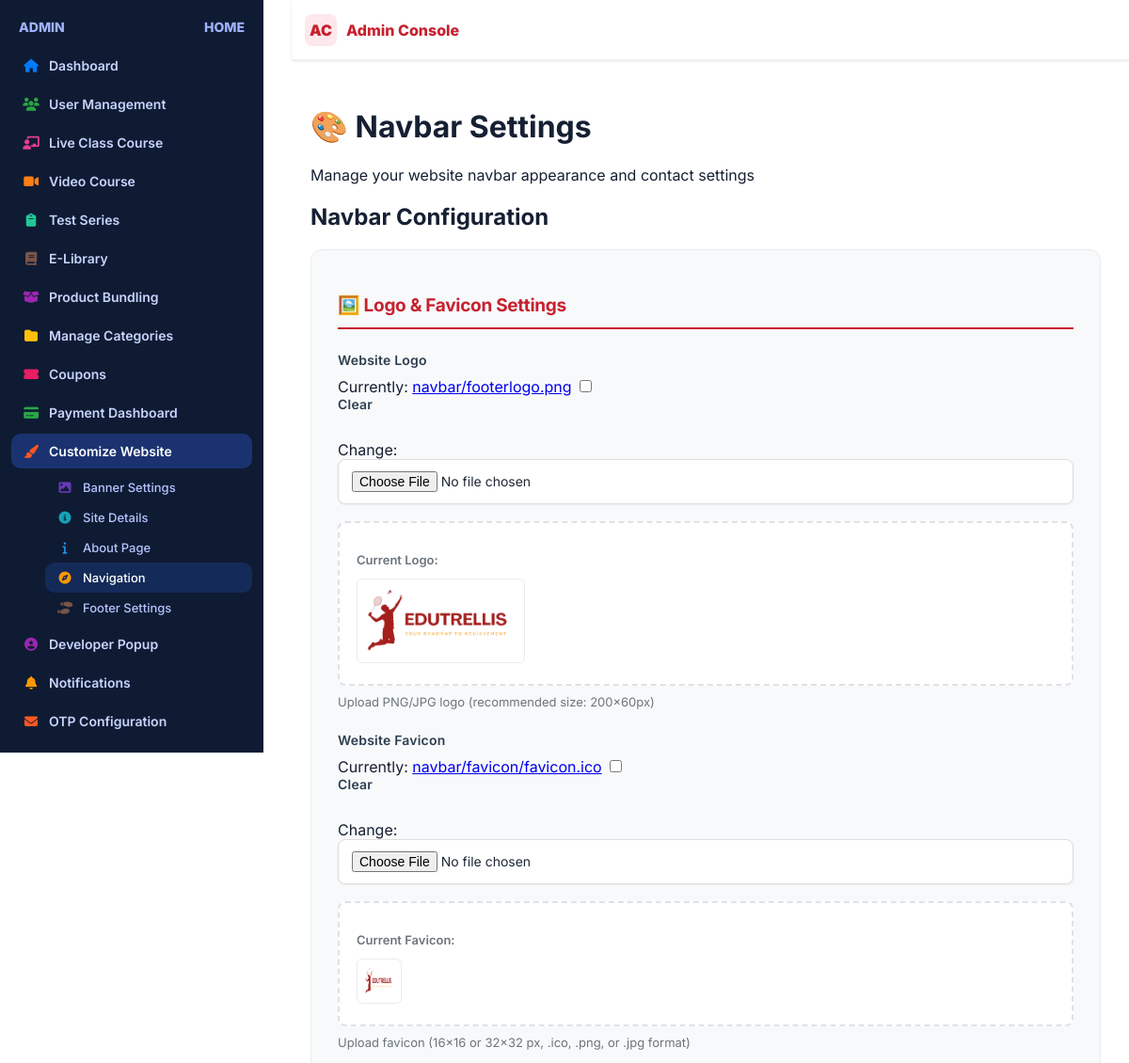
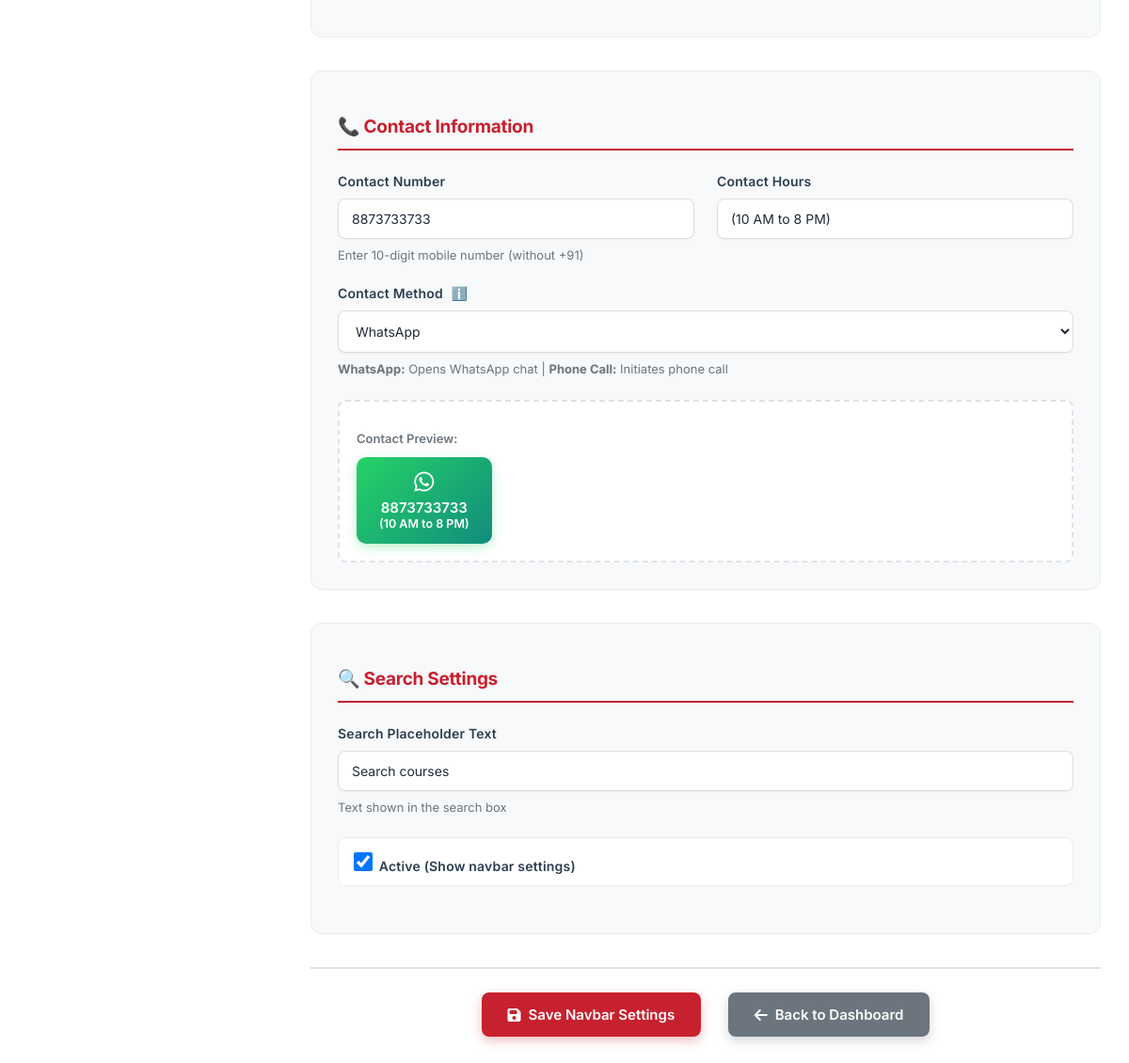
Screenshot of /navbar-settings/ (signed in) with the database file from the repository (2 pictures, top to bottom).
### adminpanel/models.py (models this page shows, shortened)
class NavbarSettings(models.Model):
    CONTACT_TYPE_CHOICES = [
        ('whatsapp', 'WhatsApp'),
        ('call', 'Phone Call'),
    ]
    logo = models.ImageField(upload_to='navbar/', blank=True, null=True, help_text="Website logo")
    favicon = models.ImageField(upload_to='navbar/favicon/', blank=True, null=True, help_text="Website favicon (16x16 or 32x32 px)")
    contact_number = models.CharField(max_length=20, default="7905817391", help_text="Contact phone number")
    contact_hours = models.CharField(max_length=50, default="(10 AM to 7 PM)", help_text="Contact hours")
    contact_type = models.CharField(max_length=10, choices=CONTACT_TYPE_CHOICES, default='whatsapp', help_text="Contact method type")
    search_placeholder = models.CharField(max_length=100, default="Search courses", help_text="Search box placeholder text")
    is_active = models.BooleanField(default=True)
    updated_at = models.DateTimeField(auto_now=True)
    class Meta:
        verbose_name = "Navbar Settings"
        verbose_name_plural = "Navbar Settings"
    def get_contact_url(self):
        clean_number = ''.join(filter(str.isdigit, self.contact_number))
        if self.contact_type == 'whatsapp':
            return f"https://wa.me/91{clean_number}?text=Hello%2C%20I%20would%20like%20to%20know%20more%20about%20your%20courses"
        else:
            return f"tel:+91{clean_number}"
    def get_contact_icon(self):
        return 'fab fa-whatsapp' if self.contact_type == 'whatsapp' else 'fa fa-phone'

### adminpanel/views.py (the view)
# urls.py: path('navbar-settings/', views.navbar_settings_edit, name='navbar_settings_edit'),
@login_required
def navbar_settings_edit(request):
    navbar_settings, _ = NavbarSettings.objects.get_or_create(
        defaults={'contact_number': '7905817391', 'contact_hours': '(10 AM to 7 PM)', 'search_placeholder': 'Search courses'}
    )
    if request.method == 'POST':
        form = NavbarSettingsForm(request.POST, request.FILES, instance=navbar_settings)
        if form.is_valid():
            form.save()
            messages.success(request, 'Navbar settings updated successfully!')
            return redirect('navbar_settings_edit')
    else:
        form = NavbarSettingsForm(instance=navbar_settings)
    context = {'form': form, 'navbar_settings': navbar_settings}
    return render(request, 'navbar_settings_form.html', context)

### adminpanel/context_processors.py (called while the page is built)
def navbar_settings(request):
    try:
        settings = NavbarSettings.objects.filter(is_active=True).first()
        if not settings:
            settings = NavbarSettings.objects.create()
        return {'navbar_settings': settings}
    except Exception as e:
        print(f"Error in navbar_settings context processor: {e}")
        return {'navbar_settings': None}

def footer_settings(request):
    try:
        settings = FooterSettings.objects.filter(is_active=True).first()
        footer_links = FooterLink.objects.filter(is_active=True)
        footer_legal_links = FooterLegalLink.objects.filter(is_active=True)
        if not settings:
            settings = FooterSettings.objects.create()
        return {
            'footer_settings': settings,
            'footer_links': footer_links,
            'footer_legal_links': footer_legal_links,
        }
    except Exception as e:
        print(f"Error in footer_settings context processor: {e}")
        return {
            'footer_settings': None,
            'footer_links': [],
            'footer_legal_links': [],
        }

### base/templatetags/navbar_tags.py (called while the page is built)
@register.simple_tag
def get_favicon_url():
    try:
        settings = NavbarSettings.objects.first()
        if settings and settings.favicon:
            return settings.favicon.url
        return None
    except:
        return None

### video_courses/context_processors.py (called while the page is built)
def categories_context(request):
    categories = Category.objects.all()
    return {
        'navbar_categories': categories
    }

### adminpanel/templates/navbar_settings_form.html (shortened to what this page needs)
{% extends 'admin_dashboard.html' %}
{% block content %}
<div class="ad-main-content">
    <div class="ad-page-header">
        <h1>🎨 Navbar Settings</h1>
        <p>Manage your website navbar appearance and contact settings</p>
    </div>
    <div class="ad-card">
        <div class="ad-card-header">
            <h2>Navbar Configuration</h2>
        </div>
        <div class="ad-card-body">
            <form method="post" enctype="multipart/form-data" class="ad-form">
                <div class="form-section">
                    <h3>🖼️ Logo & Favicon Settings</h3>
                    <div class="form-group">
                        <label for="{{ form.logo.id_for_label }}">Website Logo</label>
                        {{ form.logo }}
                        {% if navbar_settings and navbar_settings.logo %}
                            <div class="current-logo">
                                <p class="preview-label">Current Logo:</p>
                                <img src="{{ navbar_settings.logo.url }}" alt="Current logo" class="logo-preview">
                            </div>
                        {% endif %}
                        <small class="form-help">{{ form.logo.help_text }}</small>
                    </div>
                    <div class="form-group">
                        <label for="{{ form.favicon.id_for_label }}">Website Favicon</label>
                        {{ form.favicon }}
                        {% if navbar_settings and navbar_settings.favicon %}
                            <div class="current-logo">
                                <p class="preview-label">Current Favicon:</p>
                                <img src="{{ navbar_settings.favicon.url }}" alt="Current favicon" class="favicon-preview">
                            </div>
                        {% endif %}
                        <small class="form-help">{{ form.favicon.help_text }}</small>
                    </div>
                </div>
                <div class="form-section">
                    <h3>📞 Contact Information</h3>
                    <div class="form-row">
                        <div class="form-group">
                            <label for="{{ form.contact_number.id_for_label }}">Contact Number</label>
                            {{ form.contact_number }}
                            <small class="form-help">{{ form.contact_number.help_text }}</small>
                        </div>
                        <div class="form-group">
                            <label for="{{ form.contact_hours.id_for_label }}">Contact Hours</label>
                            {{ form.contact_hours }}
                        </div>
                    </div>
                    <div class="form-group">
                        <label for="{{ form.contact_type.id_for_label }}">
                            Contact Method
                            <span class="info-badge" title="Choose how users will contact you">ℹ️</span>
                        </label>
                        {{ form.contact_type }}
                        <small class="form-help">
                            <strong>WhatsApp:</strong> Opens WhatsApp chat |
                            <strong>Phone Call:</strong> Initiates phone call
                        </small>
                    </div>
                    {% if navbar_settings %}
                    <div class="preview-contact">
                        <p class="preview-label">Contact Preview:</p>
                        <a href="{{ navbar_settings.get_contact_url }}" class="contact-preview-btn" target="_blank">
                            <i class="{{ navbar_settings.get_contact_icon }}"></i>
                            {{ navbar_settings.contact_number }}<br>
                            <small>{{ navbar_settings.contact_hours }}</small>
                        </a>
                    </div>
                    {% endif %}
                </div>
                <div class="form-section">
                    <h3>🔍 Search Settings</h3>
                    <div class="form-group">
                        <label for="{{ form.search_placeholder.id_for_label }}">Search Placeholder Text</label>
                        {{ form.search_placeholder }}
                        <small class="form-help">Text shown in the search box</small>
                    </div>
                    <div class="form-group">
                        <label class="form-checkbox">
                            {{ form.is_active }} Active (Show navbar settings)
                        </label>
                    </div>
                </div>
                <div class="form-actions">
                    <button type="submit" class="ad-btn ad-btn-primary">
                        <i class="fa fa-save"></i> Save Navbar Settings
                    </button>
                    <a href="{% url 'admindashboard' %}" class="ad-btn ad-btn-secondary">
                        <i class="fa fa-arrow-left"></i> Back to Dashboard
                    </a>
                </div>
            </form>
        </div>
    </div>
</div>
{% endblock %}

### adminpanel/templates/admin_dashboard.html (style rules this page uses)
html, body { width: 100%; height: 100%; margin: 0; padding: 0; background: #ffffff; }
:root { --admin-bg: #ffffff; --admin-panel: #ffffff; --admin-panel-2: #fafbff; --admin-border: #e9ecf3; --admin-muted: #707793; --admin-text: #162033; --admin-primary: #c7212f; --admin-primary-600: #ad1830; --admin-primary-100: #fde8eb; --admin-accent: #2d65f2; --admin-success: #16a34a; --admin-warning: #f59e0b; --admin-danger: #dc2626; --admin-card-shadow: 0 6px 18px rgba(16,24,40,0.05); --admin-radius: 14px; --admin-radius-sm: 10px; --admin-ring: 0 0 0 3px rgba(199,33,47,.2); --input-border: #d1d5db; --input-border-focus: #c7212f; --input-bg: #ffffff; }
html, body { height: auto !important; overflow-y: auto !important; scroll-behavior: smooth; }
* { box-sizing: border-box; }
body { margin: 0; font-family: 'Inter', system-ui, -apple-system, Segoe UI, Roboto, Arial, sans-serif; background: var(--admin-bg); color: var(--admin-text); }
label { font-size: 13px; color: #374151; display: block; margin-bottom: 6px; font-weight: 500; }
input[type="text"], input[type="number"], input[type="file"], textarea, select, input[type="datetime-local"], input[type="email"], input[type="password"] { width: 100%; padding: 10px 12px; border: 2px solid var(--input-border); border-radius: 8px; background: var(--input-bg); font-size: 14px; color: #1f2937; font-weight: 400; transition: all 0.2s ease; box-shadow: 0 1px 2px rgba(0, 0, 0, 0.05); }
input::placeholder, textarea::placeholder { color: #9ca3af; font-weight: 400; }
.form-group { margin-bottom: 16px; }
.form-control { width: 100%; padding: 10px 12px; border: 2px solid var(--input-border); border-radius: 8px; background: var(--input-bg); font-size: 14px; color: #1f2937; font-weight: 400; transition: all 0.2s ease; box-shadow: 0 1px 2px rgba(0, 0, 0, 0.05); }

### rows the page displays
NavbarSettings: logo (picture), favicon (picture), contact_number "8873733733", contact_hours "(10 AM to 8 PM)", contact_type "WhatsApp", search_placeholder "Search courses", is_active "☑"
